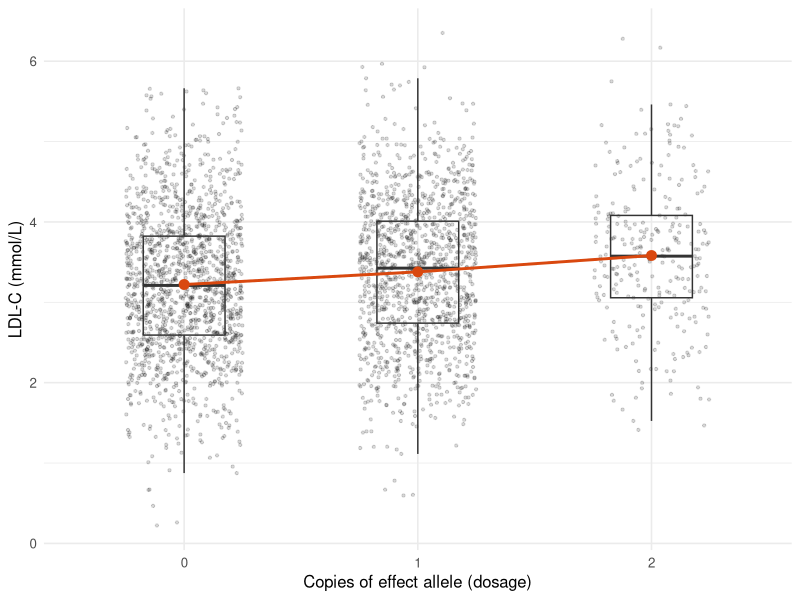
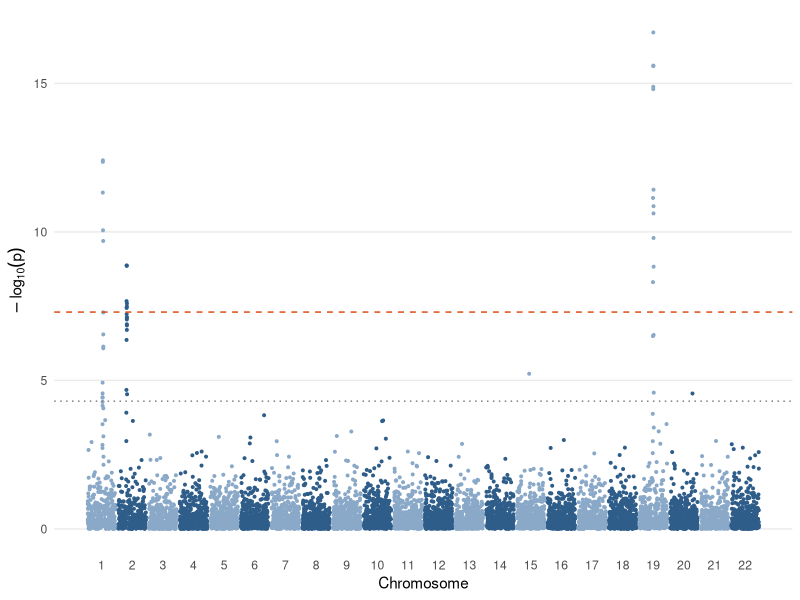
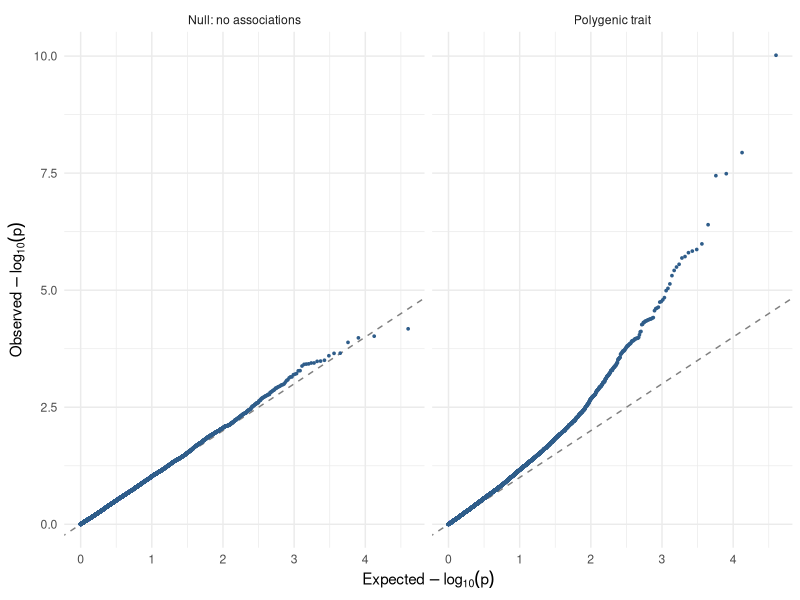

The R script that drew these images, in order:
## ---- chunk 1
#| include: false
library(ggplot2)
set.seed(520)
## ---- chunk 2
#| echo: false
#| fig-width: 7
#| fig-height: 3.4
#| fig-cap: "Simulated LDL-C by genotype dosage with a true effect of +0.2 mmol/L per allele. The group means (red) differ, but the spread within each group is far larger."
n <- 3000
dosage <- rbinom(n, 2, 0.3)
ldl <- 3.2 + 0.2 * dosage + rnorm(n, 0, 0.9)
d <- data.frame(dosage = factor(dosage), ldl = ldl)
means <- aggregate(ldl ~ dosage, d, mean)
ggplot(d, aes(dosage, ldl)) +
  geom_jitter(width = 0.25, alpha = 0.15, size = 0.8) +
  geom_boxplot(width = 0.35, outlier.shape = NA, fill = NA) +
  geom_point(data = means, colour = "#d9480f", size = 3) +
  geom_line(data = means, aes(group = 1), colour = "#d9480f", linewidth = 1) +
  labs(x = "Copies of effect allele (dosage)", y = "LDL-C (mmol/L)") +
  theme_minimal(base_size = 12)
## ---- chunk 3
#| echo: false
#| fig-width: 8
#| fig-height: 3.4
#| fig-cap: "Simulated Manhattan plot. Three loci contain a true signal; LD makes each one a tower of neighbouring SNPs rather than a single point."
n_chr <- 22
per_chr <- 400
man <- do.call(rbind, lapply(1:n_chr, function(ch) {
  data.frame(chr = ch, pos = sort(runif(per_chr, 0, 1)))
}))
man$p <- runif(nrow(man))
add_peak <- function(df, ch, centre, height) {
  idx <- which(df$chr == ch)
  dist <- abs(df$pos[idx] - centre)
  boost <- height * exp(-(dist / 0.015)^2)
  df$p[idx] <- pmin(df$p[idx], 10^(-boost * runif(length(idx), 0.7, 1)))
  df
}
man <- add_peak(man, 1, 0.55, 14)
man <- add_peak(man, 2, 0.3, 10)
man <- add_peak(man, 19, 0.5, 18)
man$x <- man$chr + man$pos * 0.9
ggplot(man, aes(x, -log10(p), colour = factor(chr %% 2))) +
  geom_point(size = 0.7) +
  geom_hline(yintercept = -log10(5e-8), colour = "#d9480f", linetype = "dashed") +
  geom_hline(yintercept = -log10(5e-5), colour = "grey50", linetype = "dotted") +
  scale_colour_manual(values = c("#2f5d8a", "#8aa9c8"), guide = "none") +
  scale_x_continuous(breaks = 1:n_chr + 0.45, labels = 1:n_chr) +
  labs(x = "Chromosome", y = expression(-log[10](p))) +
  theme_minimal(base_size = 11) +
  theme(panel.grid.minor = element_blank(), panel.grid.major.x = element_blank())
## ---- chunk 4
#| echo: false
#| fig-width: 7.5
#| fig-height: 3.3
#| fig-cap: "Left: null SNPs follow the diagonal. Right: a polygenic trait (many small true effects) lifts the whole upper tail. Uncontrolled population structure can produce a similar lift, so the plot alone does not tell you which."
m <- 20000
p_null <- runif(m)
z_poly <- rnorm(m, mean = ifelse(runif(m) < 0.15, rnorm(m, 0, 1.3), 0))
p_poly <- 2 * pnorm(-abs(z_poly))
qq <- rbind(
  data.frame(panel = "Null: no associations", obs = sort(-log10(p_null), decreasing = TRUE)),
  data.frame(panel = "Polygenic trait", obs = sort(-log10(p_poly), decreasing = TRUE))
)
qq$exp <- rep(-log10(ppoints(m)), 2)
ggplot(qq, aes(exp, obs)) +
  geom_abline(colour = "grey50", linetype = "dashed") +
  geom_point(size = 0.6, colour = "#2f5d8a") +
  facet_wrap(~ panel) +
  labs(x = expression(Expected ~ -log[10](p)), y = expression(Observed ~ -log[10](p))) +
  theme_minimal(base_size = 11)
